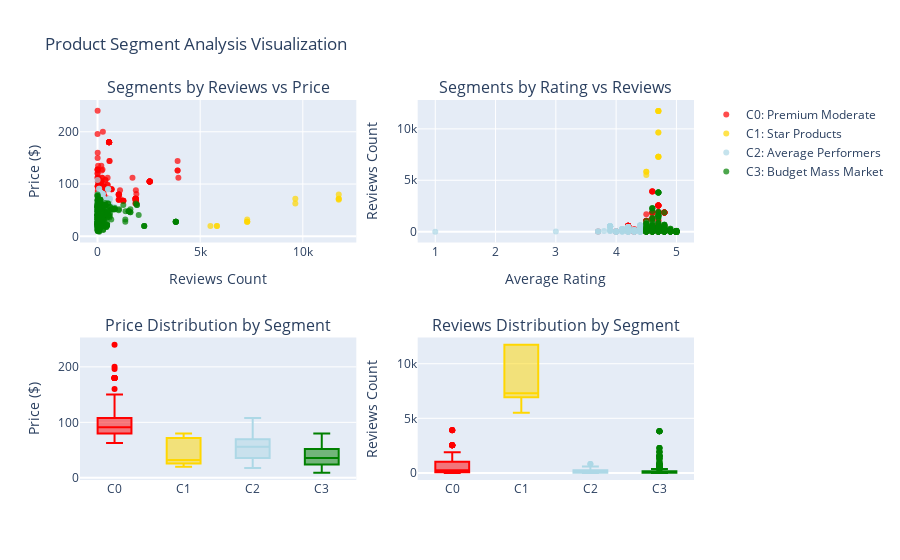

The code cell stored with this chart in its notebook:
### Markdown cell above
### Step 7: Visualizing Customer Segments

Let's create visualizations to better understand our segments and their relationships. We'll use scatter plots and box plots to show the differences between segments.

### Code cell
# Create comprehensive segment visualization
fig = make_subplots(
    rows=2, cols=2,
    subplot_titles=('Segments by Reviews vs Price', 'Segments by Rating vs Reviews',
                   'Price Distribution by Segment', 'Reviews Distribution by Segment'),
    specs=[[{"type": "scatter"}, {"type": "scatter"}],
           [{"type": "box"}, {"type": "box"}]]
)

# Color map for segments
colors = ['red', 'gold', 'lightblue', 'green']
segment_names = ['Premium Moderate', 'Star Products', 'Average Performers', 'Budget Mass Market']

# Scatter plot 1: Reviews vs Price
for cluster_id in range(4):
    cluster_data = df[df['cluster'] == cluster_id]
    fig.add_trace(go.Scatter(
        x=cluster_data['reviews_count'], 
        y=cluster_data['selling_price'],
        mode='markers',
        name=f'C{cluster_id}: {segment_names[cluster_id]}',
        marker=dict(color=colors[cluster_id], size=6, opacity=0.7)
    ), row=1, col=1)

# Scatter plot 2: Rating vs Reviews  
for cluster_id in range(4):
    cluster_data = df[df['cluster'] == cluster_id]
    fig.add_trace(go.Scatter(
        x=cluster_data['average_rating'],
        y=cluster_data['reviews_count'], 
        mode='markers',
        name=f'C{cluster_id}: {segment_names[cluster_id]}',
        marker=dict(color=colors[cluster_id], size=6, opacity=0.7),
        showlegend=False
    ), row=1, col=2)

# Box plots for price and reviews distribution
for cluster_id in range(4):
    cluster_data = df[df['cluster'] == cluster_id]
    fig.add_trace(go.Box(
        y=cluster_data['selling_price'],
        name=f'C{cluster_id}',
        marker_color=colors[cluster_id],
        showlegend=False
    ), row=2, col=1)
    
    fig.add_trace(go.Box(
        y=cluster_data['reviews_count'],
        name=f'C{cluster_id}', 
        marker_color=colors[cluster_id],
        showlegend=False
    ), row=2, col=2)

fig.update_layout(height=800, title_text="Product Segment Analysis Visualization")
fig.update_xaxes(title_text="Reviews Count", row=1, col=1)
fig.update_yaxes(title_text="Price ($)", row=1, col=1)
fig.update_xaxes(title_text="Average Rating", row=1, col=2)
fig.update_yaxes(title_text="Reviews Count", row=1, col=2)
fig.update_yaxes(title_text="Price ($)", row=2, col=1)
fig.update_yaxes(title_text="Reviews Count", row=2, col=2)

fig.show()

### Figure 1 — Plotly figure (JSON) as saved in the notebook; plotly's stock layout.template omitted (floating-point values rounded to 4 significant figures; data arrays with more than 128 entries replaced by an {"elided": "..."} marker saying what was removed)
{"data": [{"marker": {"color": "red", "opacity": 0.7, "size": 6}, "mode": "markers", "name": "C0: Premium Moderate", "type": "scatter", "x": {"elided": "165 int values"}, "xaxis": "x", "y": {"elided": "165 int values"}, "yaxis": "y"}, {"marker": {"color": "gold", "opacity": 0.7, "size": 6}, "mode": "markers", "name": "C1: Star Products", "type": "scatter", "x": [7291, 7291, 5815, 7291, 5815, 7291, 5499, 11750, 11750, 11750, 11750, 9636, 9636], "xaxis": "x", "y": [28, 32, 20, 28, 20, 28, 20, 72, 72, 80, 70, 72, 63], "yaxis": "y"}, {"marker": {"color": "lightblue", "opacity": 0.7, "size": 6}, "mode": "markers", "name": "C2: Average Performers", "type": "scatter", "x": {"elided": "171 int values"}, "xaxis": "x", "y": {"elided": "171 int values"}, "yaxis": "y"}, {"marker": {"color": "green", "opacity": 0.7, "size": 6}, "mode": "markers", "name": "C3: Budget Mass Market", "type": "scatter", "x": {"elided": "496 int values"}, "xaxis": "x", "y": {"elided": "496 int values"}, "yaxis": "y"}, {"marker": {"color": "red", "opacity": 0.7, "size": 6}, "mode": "markers", "name": "C0: Premium Moderate", "showlegend": false, "type": "scatter", "x": {"elided": "165 float values"}, "xaxis": "x2", "y": {"elided": "165 int values"}, "yaxis": "y2"}, {"marker": {"color": "gold", "opacity": 0.7, "size": 6}, "mode": "markers", "name": "C1: Star Products", "showlegend": false, "type": "scatter", "x": [4.7, 4.7, 4.5, 4.7, 4.5, 4.7, 4.5, 4.7, 4.7, 4.7, 4.7, 4.7, 4.7], "xaxis": "x2", "y": [7291, 7291, 5815, 7291, 5815, 7291, 5499, 11750, 11750, 11750, 11750, 9636, 9636], "yaxis": "y2"}, {"marker": {"color": "lightblue", "opacity": 0.7, "size": 6}, "mode": "markers", "name": "C2: Average Performers", "showlegend": false, "type": "scatter", "x": {"elided": "171 float values"}, "xaxis": "x2", "y": {"elided": "171 int values"}, "yaxis": "y2"}, {"marker": {"color": "green", "opacity": 0.7, "size": 6}, "mode": "markers", "name": "C3: Budget Mass Market", "showlegend": false, "type": "scatter", "x": {"elided": "496 float values"}, "xaxis": "x2", "y": {"elided": "496 int values"}, "yaxis": "y2"}, {"marker": {"color": "red"}, "name": "C0", "showlegend": false, "type": "box", "xaxis": "x3", "y": {"elided": "165 int values"}, "yaxis": "y3"}, {"marker": {"color": "red"}, "name": "C0", "showlegend": false, "type": "box", "xaxis": "x4", "y": {"elided": "165 int values"}, "yaxis": "y4"}, {"marker": {"color": "gold"}, "name": "C1", "showlegend": false, "type": "box", "xaxis": "x3", "y": [28, 32, 20, 28, 20, 28, 20, 72, 72, 80, 70, 72, 63], "yaxis": "y3"}, {"marker": {"color": "gold"}, "name": "C1", "showlegend": false, "type": "box", "xaxis": "x4", "y": [7291, 7291, 5815, 7291, 5815, 7291, 5499, 11750, 11750, 11750, 11750, 9636, 9636], "yaxis": "y4"}, {"marker": {"color": "lightblue"}, "name": "C2", "showlegend": false, "type": "box", "xaxis": "x3", "y": {"elided": "171 int values"}, "yaxis": "y3"}, {"marker": {"color": "lightblue"}, "name": "C2", "showlegend": false, "type": "box", "xaxis": "x4", "y": {"elided": "171 int values"}, "yaxis": "y4"}, {"marker": {"color": "green"}, "name": "C3", "showlegend": false, "type": "box", "xaxis": "x3", "y": {"elided": "496 int values"}, "yaxis": "y3"}, {"marker": {"color": "green"}, "name": "C3", "showlegend": false, "type": "box", "xaxis": "x4", "y": {"elided": "496 int values"}, "yaxis": "y4"}], "layout": {"annotations": [{"font": {"size": 16}, "showarrow": false, "text": "Segments by Reviews vs Price", "x": 0.225, "xanchor": "center", "xref": "paper", "y": 1, "yanchor": "bottom", "yref": "paper"}, {"font": {"size": 16}, "showarrow": false, "text": "Segments by Rating vs Reviews", "x": 0.775, "xanchor": "center", "xref": "paper", "y": 1, "yanchor": "bottom", "yref": "paper"}, {"font": {"size": 16}, "showarrow": false, "text": "Price Distribution by Segment", "x": 0.225, "xanchor": "center", "xref": "paper", "y": 0.375, "yanchor": "bottom", "yref": "paper"}, {"font": {"size": 16}, "showarrow": false, "text": "Reviews Distribution by Segment", "x": 0.775, "xanchor": "center", "xref": "paper", "y": 0.375, "yanchor": "bottom", "yref": "paper"}], "autosize": true, "title": {"text": "Product Segment Analysis Visualization"}, "xaxis": {"anchor": "y", "autorange": true, "domain": [0, 0.45], "range": [-854.0, 12610.0], "title": {"text": "Reviews Count"}, "type": "linear"}, "xaxis2": {"anchor": "y2", "autorange": true, "domain": [0.55, 1], "range": [0.7089, 5.291], "title": {"text": "Average Rating"}, "type": "linear"}, "xaxis3": {"anchor": "y3", "autorange": true, "domain": [0, 0.45], "range": [-0.5, 3.5], "type": "category"}, "xaxis4": {"anchor": "y4", "autorange": true, "domain": [0.55, 1], "range": [-0.5, 3.5], "type": "category"}, "yaxis": {"anchor": "x", "autorange": true, "domain": [0.625, 1], "range": [-8.604, 257.6], "title": {"text": "Price ($)"}, "type": "linear"}, "yaxis2": {"anchor": "x2", "autorange": true, "domain": [0.625, 1], "range": [-894.4, 12650.0], "title": {"text": "Reviews Count"}, "type": "linear"}, "yaxis3": {"anchor": "x3", "autorange": true, "domain": [0, 0.375], "range": [-3.833, 252.8], "title": {"text": "Price ($)"}, "type": "linear"}, "yaxis4": {"anchor": "x4", "autorange": true, "domain": [0, 0.375], "range": [-651.7, 12400.0], "title": {"text": "Reviews Count"}, "type": "linear"}}}
